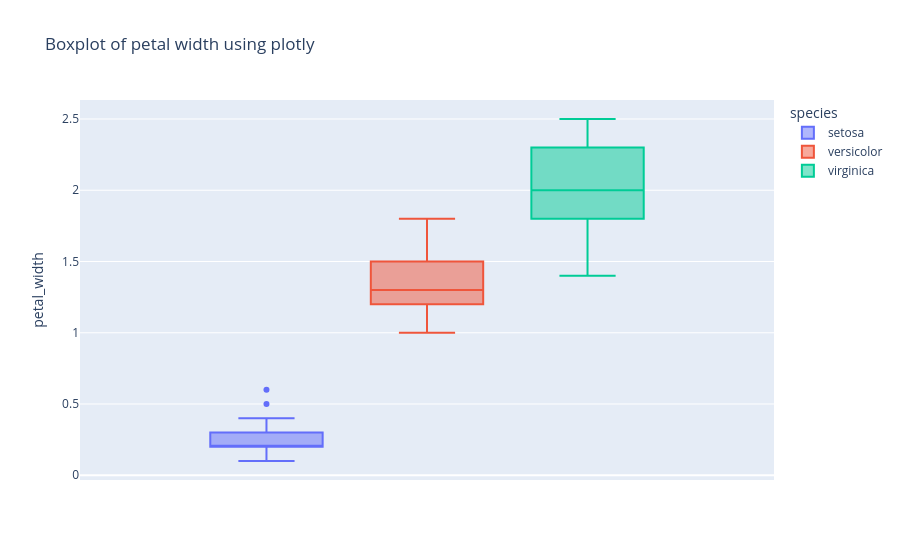

Source (notebook cell):
### Code cell
# box plot using Plotly

fig = px.box(iris, y='petal_width', color='species', title='Boxplot of petal width using plotly')
fig.show()

### Figure 1 — Plotly figure (JSON) as saved in the notebook; plotly's stock layout.template omitted (floating-point values rounded to 4 significant figures)
{"data": [{"alignmentgroup": "True", "hovertemplate": "species=setosa<br>petal_width=%{y}<extra></extra>", "legendgroup": "setosa", "marker": {"color": "#636efa"}, "name": "setosa", "notched": false, "offsetgroup": "setosa", "orientation": "v", "showlegend": true, "type": "box", "x0": " ", "xaxis": "x", "y": [0.2, 0.2, 0.2, 0.2, 0.2, 0.4, 0.3, 0.2, 0.2, 0.1, 0.2, 0.2, 0.1, 0.1, 0.2, 0.4, 0.4, 0.3, 0.3, 0.3, 0.2, 0.4, 0.2, 0.5, 0.2, 0.2, 0.4, 0.2, 0.2, 0.2, 0.2, 0.4, 0.1, 0.2, 0.2, 0.2, 0.2, 0.1, 0.2, 0.2, 0.3, 0.3, 0.2, 0.6, 0.4, 0.3, 0.2, 0.2, 0.2, 0.2], "y0": " ", "yaxis": "y"}, {"alignmentgroup": "True", "hovertemplate": "species=versicolor<br>petal_width=%{y}<extra></extra>", "legendgroup": "versicolor", "marker": {"color": "#EF553B"}, "name": "versicolor", "notched": false, "offsetgroup": "versicolor", "orientation": "v", "showlegend": true, "type": "box", "x0": " ", "xaxis": "x", "y": [1.4, 1.5, 1.5, 1.3, 1.5, 1.3, 1.6, 1.0, 1.3, 1.4, 1.0, 1.5, 1.0, 1.4, 1.3, 1.4, 1.5, 1.0, 1.5, 1.1, 1.8, 1.3, 1.5, 1.2, 1.3, 1.4, 1.4, 1.7, 1.5, 1.0, 1.1, 1.0, 1.2, 1.6, 1.5, 1.6, 1.5, 1.3, 1.3, 1.3, 1.2, 1.4, 1.2, 1.0, 1.3, 1.2, 1.3, 1.3, 1.1, 1.3], "y0": " ", "yaxis": "y"}, {"alignmentgroup": "True", "hovertemplate": "species=virginica<br>petal_width=%{y}<extra></extra>", "legendgroup": "virginica", "marker": {"color": "#00cc96"}, "name": "virginica", "notched": false, "offsetgroup": "virginica", "orientation": "v", "showlegend": true, "type": "box", "x0": " ", "xaxis": "x", "y": [2.5, 1.9, 2.1, 1.8, 2.2, 2.1, 1.7, 1.8, 1.8, 2.5, 2.0, 1.9, 2.1, 2.0, 2.4, 2.3, 1.8, 2.2, 2.3, 1.5, 2.3, 2.0, 2.0, 1.8, 2.1, 1.8, 1.8, 1.8, 2.1, 1.6, 1.9, 2.0, 2.2, 1.5, 1.4, 2.3, 2.4, 1.8, 1.8, 2.1, 2.4, 2.3, 1.9, 2.3, 2.5, 2.3, 1.9, 2.0, 2.3, 1.8], "y0": " ", "yaxis": "y"}], "layout": {"boxmode": "group", "legend": {"title": {"text": "species"}, "tracegroupgap": 0}, "title": {"text": "Boxplot of petal width using plotly"}, "xaxis": {"anchor": "y", "domain": [0, 1]}, "yaxis": {"anchor": "x", "domain": [0, 1], "title": {"text": "petal_width"}}}}
